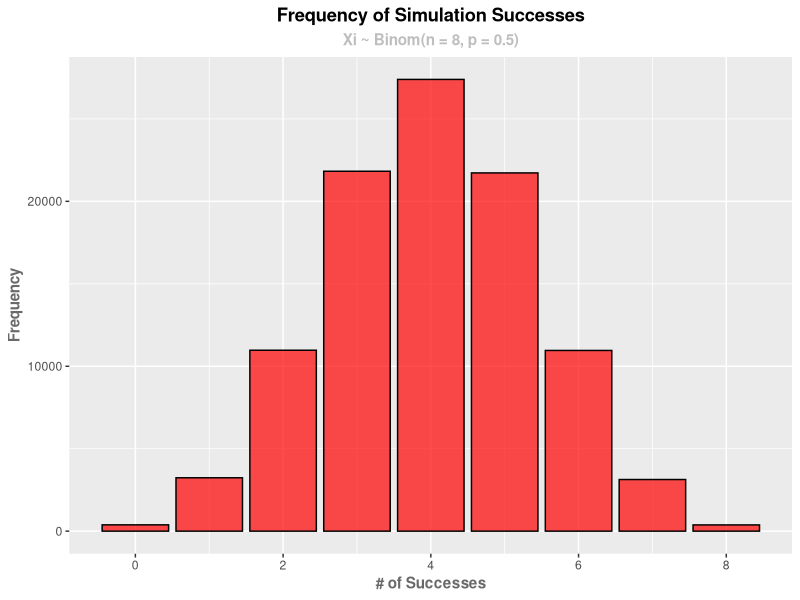

Write the R code that produced this figure.
### Packages ----------------------------------------------------------------

library(dplyr)
library(ggplot2)

### Simulating Data ---------------------------------------------------------
set.seed(3)

# Data Observed
# p_hat = 1 -> Sample Proportion
# p0 = 0.5 -> Hypothesized Proportion
# n = 8

# Hypothesis Test
# H0: p0 = 0.5
# H1: p0 > 0.5

df <-
        data.frame("success" = rbinom(1e5, 8, prob = .5)) |> mutate("proportions" = success / 8)


# p-value = P(p_sim >= 1 | p = 0.5)
p <-
        with(data = df,
             expr = sum(proportions == 1)/sum(proportions != 1)
             ) 

counts <- df |>
        group_by(success) |>
        summarise(count = n()) |> 
        arrange(desc(success))

# Bar Chart --------------------------------------------------------------------

ggplot(data = counts, mapping = aes(x = success, y = count)) +
        geom_bar(stat = "identity", color = "black",
                 fill = "red", alpha = .7) +
        labs(title = "Frequency of Simulation Successes",
             subtitle = "Xi ~ Binom(n = 8, p = 0.5)",
             x = "# of Successes",
             y = "Frequency") +
        theme_gray() +
        theme(
                plot.title = element_text(face = "bold", hjust = .5),
                plot.subtitle = element_text(face = "bold", hjust = .5,
                                             color = "gray"),
                axis.title.x = element_text(face = "bold",
                                            color = "dimgrey"),
                axis.title.y = element_text(face = "bold",
                                            color = "dimgrey")
        ) 


# Exact Binomial Test -----------------------------------------------------------

test <- 
        binom.test(x = 8, n = 8, p = .5, alternative = "greater",
                   conf.level = .95)

